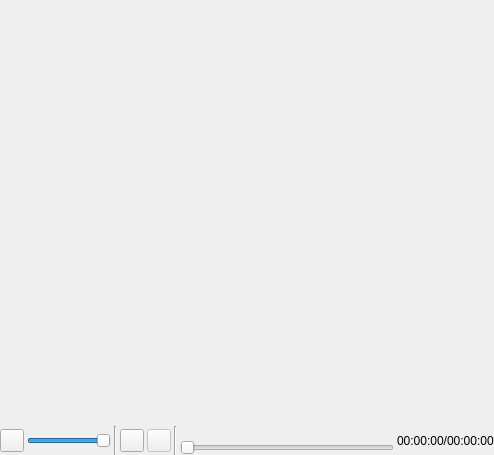
<?xml version="1.0" encoding="UTF-8"?>
<ui version="4.0">
 <class>video_widget</class>
 <widget class="QWidget" name="video_widget">
  <property name="geometry">
   <rect>
    <x>0</x>
    <y>0</y>
    <width>494</width>
    <height>455</height>
   </rect>
  </property>
  <property name="windowTitle">
   <string>Form</string>
  </property>
  <layout class="QVBoxLayout" name="verticalLayout_2">
   <property name="spacing">
    <number>0</number>
   </property>
   <property name="leftMargin">
    <number>0</number>
   </property>
   <property name="topMargin">
    <number>0</number>
   </property>
   <property name="rightMargin">
    <number>0</number>
   </property>
   <property name="bottomMargin">
    <number>0</number>
   </property>
   <item>
    <layout class="QVBoxLayout" name="verticalLayout" stretch="1,0">
     <property name="spacing">
      <number>0</number>
     </property>
     <item>
      <widget class="video_player" name="player" native="true"/>
     </item>
     <item>
      <layout class="QHBoxLayout" name="horizontalLayout" stretch="0,0,0,0,0,0,1,0">
       <property name="spacing">
        <number>3</number>
       </property>
       <item>
        <widget class="QToolButton" name="mute">
         <property name="enabled">
          <bool>true</bool>
         </property>
         <property name="toolTip">
          <string>静音开关</string>
         </property>
         <property name="text">
          <string/>
         </property>
        </widget>
       </item>
       <item>
        <widget class="QSlider" name="volume_bar">
         <property name="enabled">
          <bool>true</bool>
         </property>
         <property name="maximum">
          <number>100</number>
         </property>
         <property name="pageStep">
          <number>10</number>
         </property>
         <property name="sliderPosition">
          <number>100</number>
         </property>
         <property name="orientation">
          <enum>Qt::Horizontal</enum>
         </property>
        </widget>
       </item>
       <item>
        <widget class="Line" name="line_6">
         <property name="orientation">
          <enum>Qt::Vertical</enum>
         </property>
        </widget>
       </item>
       <item>
        <widget class="QToolButton" name="play">
         <property name="toolTip">
          <string>播放/暂停 (按下空格切换)</string>
         </property>
         <property name="text">
          <string/>
         </property>
         <property name="checkable">
          <bool>false</bool>
         </property>
        </widget>
       </item>
       <item>
        <widget class="QToolButton" name="stop">
         <property name="enabled">
          <bool>false</bool>
         </property>
         <property name="toolTip">
          <string>停止</string>
         </property>
         <property name="text">
          <string/>
         </property>
         <property name="checkable">
          <bool>false</bool>
         </property>
        </widget>
       </item>
       <item>
        <widget class="Line" name="line_7">
         <property name="orientation">
          <enum>Qt::Vertical</enum>
         </property>
        </widget>
       </item>
       <item>
        <layout class="QVBoxLayout" name="verticalLayout_4">
         <property name="spacing">
          <number>0</number>
         </property>
         <item>
          <widget class="progress_label" name="progress_area">
           <property name="text">
            <string/>
           </property>
          </widget>
         </item>
         <item>
          <widget class="QSlider" name="progress_bar">
           <property name="enabled">
            <bool>false</bool>
           </property>
           <property name="maximum">
            <number>100</number>
           </property>
           <property name="tracking">
            <bool>true</bool>
           </property>
           <property name="orientation">
            <enum>Qt::Horizontal</enum>
           </property>
           <property name="tickPosition">
            <enum>QSlider::NoTicks</enum>
           </property>
          </widget>
         </item>
        </layout>
       </item>
       <item>
        <widget class="QLabel" name="video_clock">
         <property name="text">
          <string>00:00:00/00:00:00</string>
         </property>
        </widget>
       </item>
      </layout>
     </item>
    </layout>
   </item>
  </layout>
 </widget>
 <customwidgets>
  <customwidget>
   <class>video_player</class>
   <extends>QWidget</extends>
   <header location="global">video_player.hpp</header>
   <container>1</container>
  </customwidget>
  <customwidget>
   <class>progress_label</class>
   <extends>QLabel</extends>
   <header>progress_label.h</header>
  </customwidget>
 </customwidgets>
 <resources/>
 <connections/>
</ui>
